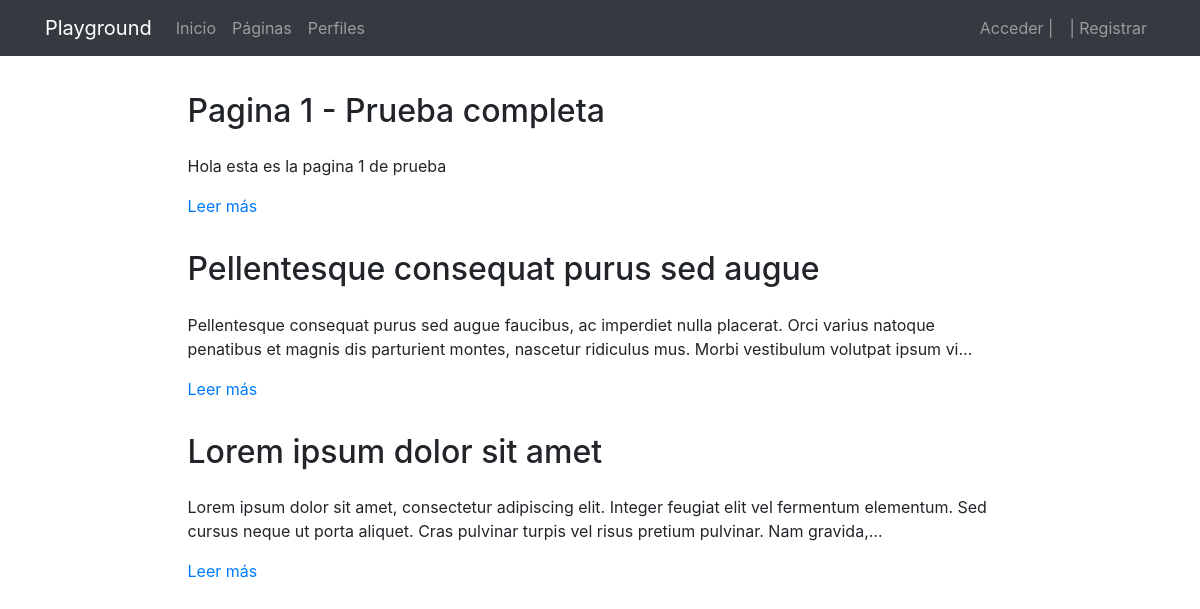
The page /pages/ on the database its author committed.
### pages/models.py (models this page shows, shortened)
class Page(models.Model):
    title = models.CharField(verbose_name="Título", max_length=200)
    content = RichTextField(verbose_name="Contenido")
    order = models.SmallIntegerField(verbose_name="Orden", default=0)
    created = models.DateTimeField(auto_now_add=True, verbose_name="Fecha de creación")
    updated = models.DateTimeField(auto_now=True, verbose_name="Fecha de edición")
    class Meta:
        verbose_name = "página"
        verbose_name_plural = "páginas"
        ordering = ['order', 'title']

### pages/views.py (the view)
# urls.py: path('', PagesListView.as_view(), name='pages'),
class PagesListView(ListView):
    model = Page
    template_name = 'pages/pages.html'

### pages/templates/pages/pages.html (shortened to what this page needs)
{% extends 'core/base.html' %}
{% load static %}
{% block content %}
{% include 'pages/includes/pages_menu.html' %}
<main role="main">
  <div class="container mb-4">
    {% for page in page_list|dictsort:"id" reversed %}
      <div class="row mt-3">
        <div class="col-md-9 mx-auto">
          <h2 class="mb-4">{{page.title}}</h2>
          <div>
            <p>{{page.content|striptags|safe|truncatechars:"200"}}</p>
            <p><a href="{% url 'pages:page' page.id page.title|slugify %}">Leer más</a>
            </p>
          </div>
        </div>
      </div>
    {% endfor %}
  </div>
</main>
{% endblock %}

### core/static/core/css/main.css (style rules this page uses)
main { padding-top: 20px; }
:root { --jumbotron-padding-y: 3rem; }

### rows shown on the page
Page: title "Pagina 1 - Prueba completa", content "Hola esta es la pagina 1 de prueba"
Page: title "Pellentesque consequat purus sed augue", content "Pellentesque consequat purus sed augue faucibus, ac imperdiet nulla placerat. Orci varius natoque penatibus et magnis dis parturient montes, nascetur ridiculus mus. Morbi vestibulum volutpat ipsum vi…"
Page: title "Lorem ipsum dolor sit amet", content "Lorem ipsum dolor sit amet, consectetur adipiscing elit. Integer feugiat elit vel fermentum elementum. Sed cursus neque ut porta aliquet. Cras pulvinar turpis vel risus pretium pulvinar. Nam gravida,…"
